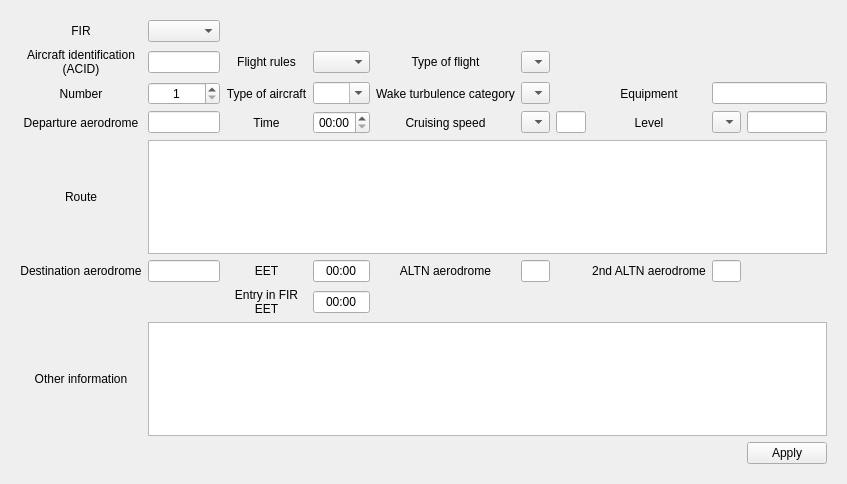
<?xml version="1.0" encoding="UTF-8"?>
<ui version="4.0">
 <class>FplEditWidget</class>
 <widget class="QWidget" name="FplEditWidget">
  <property name="geometry">
   <rect>
    <x>0</x>
    <y>0</y>
    <width>847</width>
    <height>484</height>
   </rect>
  </property>
  <property name="sizePolicy">
   <sizepolicy hsizetype="Preferred" vsizetype="Minimum">
    <horstretch>0</horstretch>
    <verstretch>0</verstretch>
   </sizepolicy>
  </property>
  <property name="windowTitle">
   <string>Create FPL</string>
  </property>
  <property name="sizeGripEnabled" stdset="0">
   <bool>false</bool>
  </property>
  <layout class="QHBoxLayout" name="horizontalLayout">
   <item>
    <widget class="QWidget" name="widget" native="true">
     <property name="sizePolicy">
      <sizepolicy hsizetype="Maximum" vsizetype="Preferred">
       <horstretch>0</horstretch>
       <verstretch>0</verstretch>
      </sizepolicy>
     </property>
     <layout class="QGridLayout" name="gridLayout">
      <item row="0" column="0">
       <widget class="QLabel" name="FirLabel">
        <property name="sizePolicy">
         <sizepolicy hsizetype="Minimum" vsizetype="Minimum">
          <horstretch>0</horstretch>
          <verstretch>0</verstretch>
         </sizepolicy>
        </property>
        <property name="text">
         <string>FIR</string>
        </property>
        <property name="alignment">
         <set>Qt::AlignCenter</set>
        </property>
       </widget>
      </item>
      <item row="0" column="1">
       <widget class="QComboBox" name="FIRCombo">
        <property name="sizePolicy">
         <sizepolicy hsizetype="Minimum" vsizetype="Fixed">
          <horstretch>0</horstretch>
          <verstretch>0</verstretch>
         </sizepolicy>
        </property>
        <property name="toolTip">
         <string>FIR name</string>
        </property>
       </widget>
      </item>
      <item row="1" column="0">
       <widget class="QLabel" name="AcidLabel">
        <property name="enabled">
         <bool>true</bool>
        </property>
        <property name="sizePolicy">
         <sizepolicy hsizetype="Minimum" vsizetype="Minimum">
          <horstretch>0</horstretch>
          <verstretch>0</verstretch>
         </sizepolicy>
        </property>
        <property name="text">
         <string>Aircraft identification (ACID)</string>
        </property>
        <property name="alignment">
         <set>Qt::AlignCenter</set>
        </property>
        <property name="wordWrap">
         <bool>true</bool>
        </property>
       </widget>
      </item>
      <item row="1" column="1">
       <widget class="QLineEdit" name="ACIDEdit">
        <property name="sizePolicy">
         <sizepolicy hsizetype="Ignored" vsizetype="Fixed">
          <horstretch>0</horstretch>
          <verstretch>0</verstretch>
         </sizepolicy>
        </property>
        <property name="acceptDrops">
         <bool>true</bool>
        </property>
        <property name="toolTip">
         <string>Aircraft Identification (up to 7 letters and digits). Example: ACF402</string>
        </property>
        <property name="maxLength">
         <number>7</number>
        </property>
        <property name="alignment">
         <set>Qt::AlignCenter</set>
        </property>
       </widget>
      </item>
      <item row="1" column="2">
       <widget class="QLabel" name="RulesLabel">
        <property name="enabled">
         <bool>true</bool>
        </property>
        <property name="sizePolicy">
         <sizepolicy hsizetype="Minimum" vsizetype="Minimum">
          <horstretch>0</horstretch>
          <verstretch>0</verstretch>
         </sizepolicy>
        </property>
        <property name="text">
         <string>Flight rules</string>
        </property>
        <property name="alignment">
         <set>Qt::AlignCenter</set>
        </property>
        <property name="wordWrap">
         <bool>true</bool>
        </property>
       </widget>
      </item>
      <item row="1" column="3">
       <widget class="QComboBox" name="RulesCombo">
        <property name="sizePolicy">
         <sizepolicy hsizetype="Ignored" vsizetype="Fixed">
          <horstretch>0</horstretch>
          <verstretch>0</verstretch>
         </sizepolicy>
        </property>
        <property name="toolTip">
         <string>Flight rules (I, V, Y, Z)</string>
        </property>
       </widget>
      </item>
      <item row="1" column="4">
       <widget class="QLabel" name="FlightTypeLabel">
        <property name="enabled">
         <bool>true</bool>
        </property>
        <property name="sizePolicy">
         <sizepolicy hsizetype="Minimum" vsizetype="Minimum">
          <horstretch>0</horstretch>
          <verstretch>0</verstretch>
         </sizepolicy>
        </property>
        <property name="text">
         <string>Type of flight</string>
        </property>
        <property name="alignment">
         <set>Qt::AlignCenter</set>
        </property>
        <property name="wordWrap">
         <bool>true</bool>
        </property>
       </widget>
      </item>
      <item row="1" column="5">
       <widget class="QComboBox" name="FlightTypeCombo">
        <property name="sizePolicy">
         <sizepolicy hsizetype="Ignored" vsizetype="Fixed">
          <horstretch>0</horstretch>
          <verstretch>0</verstretch>
         </sizepolicy>
        </property>
        <property name="toolTip">
         <string>Type of flight (S, N, G, M, X)</string>
        </property>
       </widget>
      </item>
      <item row="2" column="0">
       <widget class="QLabel" name="NumberLabel">
        <property name="sizePolicy">
         <sizepolicy hsizetype="Minimum" vsizetype="Minimum">
          <horstretch>0</horstretch>
          <verstretch>0</verstretch>
         </sizepolicy>
        </property>
        <property name="text">
         <string>Number</string>
        </property>
        <property name="alignment">
         <set>Qt::AlignCenter</set>
        </property>
        <property name="wordWrap">
         <bool>true</bool>
        </property>
       </widget>
      </item>
      <item row="2" column="1">
       <widget class="QSpinBox" name="NumberEdit">
        <property name="sizePolicy">
         <sizepolicy hsizetype="Preferred" vsizetype="Fixed">
          <horstretch>0</horstretch>
          <verstretch>0</verstretch>
         </sizepolicy>
        </property>
        <property name="toolTip">
         <string>Number (from 1 to 99).</string>
        </property>
        <property name="alignment">
         <set>Qt::AlignCenter</set>
        </property>
        <property name="minimum">
         <number>1</number>
        </property>
       </widget>
      </item>
      <item row="2" column="2">
       <widget class="QLabel" name="AirplaneLabel">
        <property name="enabled">
         <bool>true</bool>
        </property>
        <property name="sizePolicy">
         <sizepolicy hsizetype="Minimum" vsizetype="Minimum">
          <horstretch>0</horstretch>
          <verstretch>0</verstretch>
         </sizepolicy>
        </property>
        <property name="text">
         <string>Type of aircraft</string>
        </property>
        <property name="alignment">
         <set>Qt::AlignCenter</set>
        </property>
        <property name="wordWrap">
         <bool>true</bool>
        </property>
       </widget>
      </item>
      <item row="2" column="3">
       <widget class="QComboBox" name="AirplaneCombo">
        <property name="sizePolicy">
         <sizepolicy hsizetype="Ignored" vsizetype="Fixed">
          <horstretch>0</horstretch>
          <verstretch>0</verstretch>
         </sizepolicy>
        </property>
        <property name="toolTip">
         <string>Type of aircraft (up to 4 letters and digits). Example:  EA30</string>
        </property>
        <property name="editable">
         <bool>true</bool>
        </property>
        <property name="maxVisibleItems">
         <number>15</number>
        </property>
        <property name="frame">
         <bool>true</bool>
        </property>
       </widget>
      </item>
      <item row="2" column="4">
       <widget class="QLabel" name="TurbulenceLabel">
        <property name="enabled">
         <bool>true</bool>
        </property>
        <property name="sizePolicy">
         <sizepolicy hsizetype="Minimum" vsizetype="Minimum">
          <horstretch>0</horstretch>
          <verstretch>0</verstretch>
         </sizepolicy>
        </property>
        <property name="text">
         <string>Wake turbulence category</string>
        </property>
        <property name="alignment">
         <set>Qt::AlignCenter</set>
        </property>
        <property name="wordWrap">
         <bool>true</bool>
        </property>
       </widget>
      </item>
      <item row="2" column="5">
       <widget class="QComboBox" name="TurbulenceCombo">
        <property name="sizePolicy">
         <sizepolicy hsizetype="Ignored" vsizetype="Fixed">
          <horstretch>0</horstretch>
          <verstretch>0</verstretch>
         </sizepolicy>
        </property>
        <property name="toolTip">
         <string>Wake turbulence category.</string>
        </property>
       </widget>
      </item>
      <item row="2" column="7">
       <widget class="QLabel" name="EquipmentLabel">
        <property name="enabled">
         <bool>true</bool>
        </property>
        <property name="sizePolicy">
         <sizepolicy hsizetype="Minimum" vsizetype="Minimum">
          <horstretch>0</horstretch>
          <verstretch>0</verstretch>
         </sizepolicy>
        </property>
        <property name="text">
         <string>Equipment</string>
        </property>
        <property name="alignment">
         <set>Qt::AlignCenter</set>
        </property>
        <property name="wordWrap">
         <bool>true</bool>
        </property>
       </widget>
      </item>
      <item row="2" column="8" colspan="2">
       <widget class="QLineEdit" name="EquipmentEdit">
        <property name="sizePolicy">
         <sizepolicy hsizetype="Ignored" vsizetype="Fixed">
          <horstretch>0</horstretch>
          <verstretch>0</verstretch>
         </sizepolicy>
        </property>
        <property name="toolTip">
         <string>Equipment. Example: S/C</string>
        </property>
        <property name="maxLength">
         <number>222</number>
        </property>
        <property name="alignment">
         <set>Qt::AlignCenter</set>
        </property>
       </widget>
      </item>
      <item row="3" column="0">
       <widget class="QLabel" name="AerodromeDepLabel">
        <property name="enabled">
         <bool>true</bool>
        </property>
        <property name="sizePolicy">
         <sizepolicy hsizetype="Minimum" vsizetype="Minimum">
          <horstretch>0</horstretch>
          <verstretch>0</verstretch>
         </sizepolicy>
        </property>
        <property name="text">
         <string>Departure aerodrome</string>
        </property>
        <property name="alignment">
         <set>Qt::AlignCenter</set>
        </property>
        <property name="wordWrap">
         <bool>true</bool>
        </property>
       </widget>
      </item>
      <item row="3" column="1">
       <widget class="QLineEdit" name="AerodromeDepEdit">
        <property name="sizePolicy">
         <sizepolicy hsizetype="Ignored" vsizetype="Fixed">
          <horstretch>0</horstretch>
          <verstretch>0</verstretch>
         </sizepolicy>
        </property>
        <property name="toolTip">
         <string>Departure aerodrome (up to 4 letters and digits). Example: EHAM</string>
        </property>
        <property name="maxLength">
         <number>4</number>
        </property>
        <property name="alignment">
         <set>Qt::AlignCenter</set>
        </property>
       </widget>
      </item>
      <item row="3" column="2">
       <widget class="QLabel" name="TimeDepLabel">
        <property name="enabled">
         <bool>true</bool>
        </property>
        <property name="sizePolicy">
         <sizepolicy hsizetype="Minimum" vsizetype="Minimum">
          <horstretch>0</horstretch>
          <verstretch>0</verstretch>
         </sizepolicy>
        </property>
        <property name="text">
         <string>Time</string>
        </property>
        <property name="alignment">
         <set>Qt::AlignCenter</set>
        </property>
        <property name="wordWrap">
         <bool>true</bool>
        </property>
       </widget>
      </item>
      <item row="3" column="3">
       <widget class="QTimeEdit" name="TimeDepEdit">
        <property name="sizePolicy">
         <sizepolicy hsizetype="MinimumExpanding" vsizetype="Fixed">
          <horstretch>0</horstretch>
          <verstretch>0</verstretch>
         </sizepolicy>
        </property>
        <property name="toolTip">
         <string>Time (in HH:MM).</string>
        </property>
        <property name="alignment">
         <set>Qt::AlignCenter</set>
        </property>
        <property name="displayFormat">
         <string>HH:mm</string>
        </property>
       </widget>
      </item>
      <item row="3" column="4">
       <widget class="QLabel" name="SpeedLabel">
        <property name="enabled">
         <bool>true</bool>
        </property>
        <property name="sizePolicy">
         <sizepolicy hsizetype="Minimum" vsizetype="Minimum">
          <horstretch>0</horstretch>
          <verstretch>0</verstretch>
         </sizepolicy>
        </property>
        <property name="text">
         <string>Cruising speed</string>
        </property>
        <property name="alignment">
         <set>Qt::AlignCenter</set>
        </property>
        <property name="wordWrap">
         <bool>true</bool>
        </property>
       </widget>
      </item>
      <item row="3" column="5">
       <widget class="QComboBox" name="SpeedCombo">
        <property name="sizePolicy">
         <sizepolicy hsizetype="Ignored" vsizetype="Fixed">
          <horstretch>0</horstretch>
          <verstretch>0</verstretch>
         </sizepolicy>
        </property>
        <property name="toolTip">
         <string>Speed type (K, M, N)</string>
        </property>
       </widget>
      </item>
      <item row="3" column="6">
       <widget class="QLineEdit" name="SpeedEdit">
        <property name="sizePolicy">
         <sizepolicy hsizetype="Maximum" vsizetype="Fixed">
          <horstretch>0</horstretch>
          <verstretch>0</verstretch>
         </sizepolicy>
        </property>
        <property name="toolTip">
         <string>Cruising speed (up to 4 digits). Example: 0830, 0485, 082</string>
        </property>
        <property name="maxLength">
         <number>4</number>
        </property>
        <property name="frame">
         <bool>true</bool>
        </property>
        <property name="alignment">
         <set>Qt::AlignCenter</set>
        </property>
       </widget>
      </item>
      <item row="3" column="7">
       <widget class="QLabel" name="LevelLabel">
        <property name="enabled">
         <bool>true</bool>
        </property>
        <property name="sizePolicy">
         <sizepolicy hsizetype="Minimum" vsizetype="Minimum">
          <horstretch>0</horstretch>
          <verstretch>0</verstretch>
         </sizepolicy>
        </property>
        <property name="text">
         <string>Level</string>
        </property>
        <property name="alignment">
         <set>Qt::AlignCenter</set>
        </property>
        <property name="wordWrap">
         <bool>true</bool>
        </property>
       </widget>
      </item>
      <item row="3" column="8">
       <widget class="QComboBox" name="LevelCombo">
        <property name="sizePolicy">
         <sizepolicy hsizetype="Ignored" vsizetype="Fixed">
          <horstretch>0</horstretch>
          <verstretch>0</verstretch>
         </sizepolicy>
        </property>
        <property name="toolTip">
         <string>Level type (A, F, M, S)</string>
        </property>
       </widget>
      </item>
      <item row="3" column="9">
       <widget class="QLineEdit" name="LevelEdit">
        <property name="enabled">
         <bool>true</bool>
        </property>
        <property name="sizePolicy">
         <sizepolicy hsizetype="Preferred" vsizetype="Fixed">
          <horstretch>0</horstretch>
          <verstretch>0</verstretch>
         </sizepolicy>
        </property>
        <property name="toolTip">
         <string>Level (up to 4 letters or digits). Example: 085, 1130, 045, 0840, VFR</string>
        </property>
        <property name="maxLength">
         <number>4</number>
        </property>
        <property name="alignment">
         <set>Qt::AlignCenter</set>
        </property>
       </widget>
      </item>
      <item row="4" column="0">
       <widget class="QLabel" name="RouteLabel">
        <property name="enabled">
         <bool>true</bool>
        </property>
        <property name="sizePolicy">
         <sizepolicy hsizetype="Minimum" vsizetype="Minimum">
          <horstretch>0</horstretch>
          <verstretch>0</verstretch>
         </sizepolicy>
        </property>
        <property name="text">
         <string>Route</string>
        </property>
        <property name="alignment">
         <set>Qt::AlignCenter</set>
        </property>
       </widget>
      </item>
      <item row="4" column="1" colspan="9">
       <widget class="CustomTextEdit" name="RouteEdit">
        <property name="sizePolicy">
         <sizepolicy hsizetype="Preferred" vsizetype="Ignored">
          <horstretch>0</horstretch>
          <verstretch>0</verstretch>
         </sizepolicy>
        </property>
        <property name="minimumSize">
         <size>
          <width>0</width>
          <height>24</height>
         </size>
        </property>
        <property name="toolTip">
         <string>Route.  Example: LEK2B LEK UAS XMM/MO78 F330 UA6 PON URION CHW UA5 ...</string>
        </property>
        <property name="tabChangesFocus">
         <bool>true</bool>
        </property>
        <property name="acceptRichText">
         <bool>false</bool>
        </property>
       </widget>
      </item>
      <item row="5" column="0">
       <widget class="QLabel" name="AerodromeDestLabel">
        <property name="enabled">
         <bool>true</bool>
        </property>
        <property name="sizePolicy">
         <sizepolicy hsizetype="Minimum" vsizetype="Minimum">
          <horstretch>0</horstretch>
          <verstretch>0</verstretch>
         </sizepolicy>
        </property>
        <property name="text">
         <string>Destination aerodrome</string>
        </property>
        <property name="alignment">
         <set>Qt::AlignCenter</set>
        </property>
        <property name="wordWrap">
         <bool>true</bool>
        </property>
       </widget>
      </item>
      <item row="5" column="1">
       <widget class="QLineEdit" name="AerodromeDestEdit">
        <property name="sizePolicy">
         <sizepolicy hsizetype="Ignored" vsizetype="Fixed">
          <horstretch>0</horstretch>
          <verstretch>0</verstretch>
         </sizepolicy>
        </property>
        <property name="toolTip">
         <string>Destination aerodrome (up to 4 letters and digits). Example: LPPT</string>
        </property>
        <property name="maxLength">
         <number>4</number>
        </property>
        <property name="alignment">
         <set>Qt::AlignCenter</set>
        </property>
       </widget>
      </item>
      <item row="5" column="2">
       <widget class="QLabel" name="label_2">
        <property name="sizePolicy">
         <sizepolicy hsizetype="Preferred" vsizetype="Fixed">
          <horstretch>0</horstretch>
          <verstretch>0</verstretch>
         </sizepolicy>
        </property>
        <property name="text">
         <string>EET</string>
        </property>
        <property name="alignment">
         <set>Qt::AlignCenter</set>
        </property>
       </widget>
      </item>
      <item row="5" column="3">
       <widget class="QLineEdit" name="EET">
        <property name="sizePolicy">
         <sizepolicy hsizetype="Maximum" vsizetype="Fixed">
          <horstretch>0</horstretch>
          <verstretch>0</verstretch>
         </sizepolicy>
        </property>
        <property name="maximumSize">
         <size>
          <width>60</width>
          <height>16777215</height>
         </size>
        </property>
        <property name="inputMask">
         <string>00:00;_</string>
        </property>
        <property name="text">
         <string>00:00</string>
        </property>
        <property name="alignment">
         <set>Qt::AlignCenter</set>
        </property>
       </widget>
      </item>
      <item row="5" column="4">
       <widget class="QLabel" name="AltnLabel">
        <property name="enabled">
         <bool>true</bool>
        </property>
        <property name="sizePolicy">
         <sizepolicy hsizetype="Minimum" vsizetype="Minimum">
          <horstretch>0</horstretch>
          <verstretch>0</verstretch>
         </sizepolicy>
        </property>
        <property name="text">
         <string>ALTN aerodrome</string>
        </property>
        <property name="alignment">
         <set>Qt::AlignCenter</set>
        </property>
        <property name="wordWrap">
         <bool>true</bool>
        </property>
       </widget>
      </item>
      <item row="5" column="5">
       <widget class="QLineEdit" name="ALTNEdit">
        <property name="sizePolicy">
         <sizepolicy hsizetype="Maximum" vsizetype="Fixed">
          <horstretch>0</horstretch>
          <verstretch>0</verstretch>
         </sizepolicy>
        </property>
        <property name="toolTip">
         <string>Alternate aerodrome (optional, up to 4 letters and digits). Example: LPPR</string>
        </property>
        <property name="maxLength">
         <number>4</number>
        </property>
        <property name="alignment">
         <set>Qt::AlignCenter</set>
        </property>
       </widget>
      </item>
      <item row="5" column="7">
       <widget class="QLabel" name="Altn2Label">
        <property name="enabled">
         <bool>true</bool>
        </property>
        <property name="sizePolicy">
         <sizepolicy hsizetype="Minimum" vsizetype="Minimum">
          <horstretch>0</horstretch>
          <verstretch>0</verstretch>
         </sizepolicy>
        </property>
        <property name="text">
         <string>2nd ALTN aerodrome</string>
        </property>
        <property name="alignment">
         <set>Qt::AlignCenter</set>
        </property>
        <property name="wordWrap">
         <bool>true</bool>
        </property>
       </widget>
      </item>
      <item row="5" column="8">
       <widget class="QLineEdit" name="ALTN2Edit">
        <property name="sizePolicy">
         <sizepolicy hsizetype="Maximum" vsizetype="Fixed">
          <horstretch>0</horstretch>
          <verstretch>0</verstretch>
         </sizepolicy>
        </property>
        <property name="toolTip">
         <string>2nd alternate aerodrome (optional, up to 4 letters and digits).</string>
        </property>
        <property name="maxLength">
         <number>4</number>
        </property>
        <property name="alignment">
         <set>Qt::AlignCenter</set>
        </property>
       </widget>
      </item>
      <item row="6" column="2">
       <widget class="QLabel" name="label_3">
        <property name="enabled">
         <bool>true</bool>
        </property>
        <property name="sizePolicy">
         <sizepolicy hsizetype="Preferred" vsizetype="Minimum">
          <horstretch>0</horstretch>
          <verstretch>0</verstretch>
         </sizepolicy>
        </property>
        <property name="text">
         <string>Entry in FIR EET</string>
        </property>
        <property name="alignment">
         <set>Qt::AlignCenter</set>
        </property>
        <property name="wordWrap">
         <bool>true</bool>
        </property>
       </widget>
      </item>
      <item row="6" column="3">
       <widget class="QLineEdit" name="entryFIREET">
        <property name="sizePolicy">
         <sizepolicy hsizetype="Maximum" vsizetype="Fixed">
          <horstretch>0</horstretch>
          <verstretch>0</verstretch>
         </sizepolicy>
        </property>
        <property name="maximumSize">
         <size>
          <width>60</width>
          <height>16777215</height>
         </size>
        </property>
        <property name="inputMask">
         <string>00:00;_</string>
        </property>
        <property name="text">
         <string>00:00</string>
        </property>
        <property name="cursorPosition">
         <number>5</number>
        </property>
        <property name="alignment">
         <set>Qt::AlignCenter</set>
        </property>
        <property name="dragEnabled">
         <bool>false</bool>
        </property>
       </widget>
      </item>
      <item row="7" column="0">
       <widget class="QLabel" name="OtherLabel">
        <property name="enabled">
         <bool>true</bool>
        </property>
        <property name="sizePolicy">
         <sizepolicy hsizetype="Minimum" vsizetype="Preferred">
          <horstretch>0</horstretch>
          <verstretch>0</verstretch>
         </sizepolicy>
        </property>
        <property name="text">
         <string>Other information</string>
        </property>
        <property name="alignment">
         <set>Qt::AlignCenter</set>
        </property>
        <property name="wordWrap">
         <bool>true</bool>
        </property>
       </widget>
      </item>
      <item row="7" column="1" colspan="9">
       <widget class="CustomTextEdit" name="OtherEdit">
        <property name="enabled">
         <bool>true</bool>
        </property>
        <property name="sizePolicy">
         <sizepolicy hsizetype="Preferred" vsizetype="Ignored">
          <horstretch>0</horstretch>
          <verstretch>0</verstretch>
         </sizepolicy>
        </property>
        <property name="minimumSize">
         <size>
          <width>0</width>
          <height>24</height>
         </size>
        </property>
        <property name="toolTip">
         <string>Other information.</string>
        </property>
        <property name="tabChangesFocus">
         <bool>true</bool>
        </property>
        <property name="acceptRichText">
         <bool>false</bool>
        </property>
       </widget>
      </item>
      <item row="8" column="9">
       <widget class="QPushButton" name="applyButton">
        <property name="text">
         <string>Apply</string>
        </property>
       </widget>
      </item>
     </layout>
    </widget>
   </item>
   <item>
    <spacer name="horizontalSpacer">
     <property name="orientation">
      <enum>Qt::Horizontal</enum>
     </property>
     <property name="sizeHint" stdset="0">
      <size>
       <width>18</width>
       <height>20</height>
      </size>
     </property>
    </spacer>
   </item>
  </layout>
 </widget>
 <customwidgets>
  <customwidget>
   <class>CustomTextEdit</class>
   <extends>QTextEdit</extends>
   <header>customtextedit.h</header>
  </customwidget>
 </customwidgets>
 <resources/>
 <connections/>
 <slots>
  <slot>OnButtonBox(QAbstractButton*)</slot>
  <slot>save()</slot>
  <slot>cancel()</slot>
  <slot>OnTextChanged()</slot>
 </slots>
</ui>
